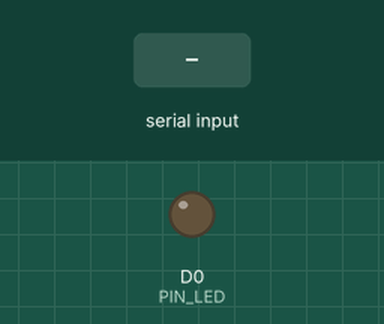
Simulated run of this program. Board: ESP8266 (NodeMCU). Parts: output pins drawn as LEDs (lit = HIGH). The test bench sets the inputs (shaded band). What the program prints to the serial monitor is not drawn.

Above: at 1.2 s.
1.3 s: "1" received over Serial
At 2.45 s:
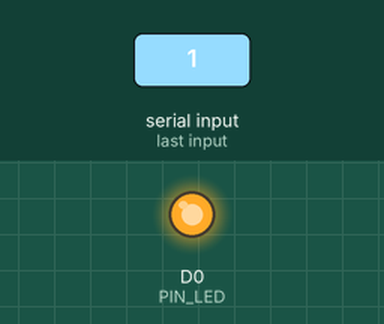
Timing chart, 0 to 4.3 s (numbered marks = the images above; inputs shaded):
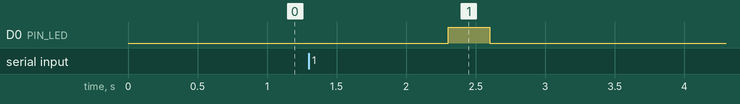

The program:

main.cpp
```cpp
#include  <Arduino.h>

#include <stdint.h>

/* CONSTANT AND DEFINE VALUES */
#define  PIN_LED   D0

/* STATIC AND GLOBAL VARIABLES */
uint8_t   counter;
String    message;

void setup() {
  // Initialization of pin led
  pinMode(PIN_LED, OUTPUT);

  // Initialization of serial port
  Serial.begin(115200);
}

void loop() {
  if ( Serial.available() > 0)
  {
    // Copy the response
    message = Serial.readString();

    if (message.compareTo("ECHO"))
    {
      digitalWrite(PIN_LED, HIGH);
      delay(300);
      digitalWrite(PIN_LED, LOW);

      // Send the response to the Debug Monitor
      Serial.write("ACK");
    }
  }
}
```

Measured:
- after the input at 1.3 s, D0 (PIN_LED): LOW → HIGH after 1.0 s, → LOW 0.30 s later
